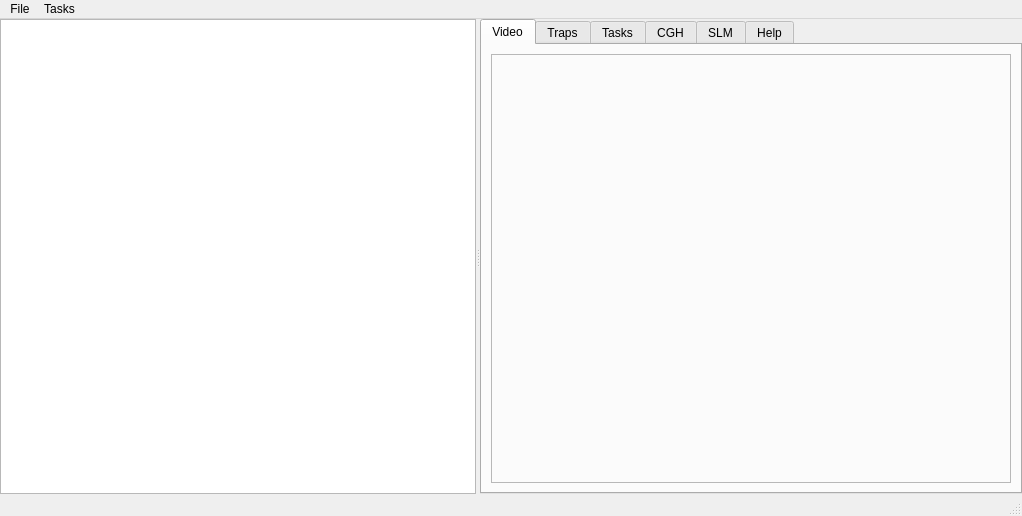
<?xml version="1.0" encoding="UTF-8"?>
<ui version="4.0">
 <class>MainWindow</class>
 <widget class="QMainWindow" name="MainWindow">
  <property name="geometry">
   <rect>
    <x>0</x>
    <y>0</y>
    <width>1022</width>
    <height>516</height>
   </rect>
  </property>
  <property name="windowTitle">
   <string>QHOT</string>
  </property>
  <widget class="QWidget" name="centralwidget">
   <layout class="QVBoxLayout" name="verticalLayout_5">
    <property name="leftMargin">
     <number>0</number>
    </property>
    <property name="topMargin">
     <number>0</number>
    </property>
    <property name="rightMargin">
     <number>0</number>
    </property>
    <property name="bottomMargin">
     <number>0</number>
    </property>
    <item>
     <widget class="QSplitter" name="splitter">
      <property name="orientation">
       <enum>Qt::Horizontal</enum>
      </property>
      <widget class="QHOTScreen" name="screen"/>
      <widget class="QTabWidget" name="tabWidget">
       <property name="currentIndex">
        <number>0</number>
       </property>
       <widget class="QWidget" name="videoTab">
        <attribute name="title">
         <string>Video</string>
        </attribute>
        <layout class="QVBoxLayout" name="verticalLayout_2">
         <item>
          <widget class="QDVRWidget" name="dvr">
           <property name="frameShape">
            <enum>QFrame::StyledPanel</enum>
           </property>
           <property name="frameShadow">
            <enum>QFrame::Raised</enum>
           </property>
          </widget>
         </item>
        </layout>
       </widget>
       <widget class="QWidget" name="trapTab">
        <attribute name="title">
         <string>Traps</string>
        </attribute>
        <layout class="QVBoxLayout" name="verticalLayout_3">
         <item>
          <widget class="QTrapWidget" name="traps">
           <property name="frameShape">
            <enum>QFrame::StyledPanel</enum>
           </property>
           <property name="frameShadow">
            <enum>QFrame::Raised</enum>
           </property>
          </widget>
         </item>
        </layout>
       </widget>
       <widget class="QWidget" name="tasksTab">
        <attribute name="title">
         <string>Tasks</string>
        </attribute>
        <layout class="QVBoxLayout" name="verticalLayout_7">
         <item>
          <widget class="QTaskManagerWidget" name="taskManagerWidget"/>
         </item>
        </layout>
       </widget>
       <widget class="QWidget" name="cghTab">
        <attribute name="title">
         <string>CGH</string>
        </attribute>
        <layout class="QVBoxLayout" name="verticalLayout_4">
         <item>
          <widget class="QCGHTree" name="cghTree">
           <attribute name="headerVisible">
            <bool>false</bool>
           </attribute>
           <column>
            <property name="text">
             <string notr="true">1</string>
            </property>
           </column>
          </widget>
         </item>
        </layout>
       </widget>
       <widget class="QWidget" name="slmTab">
        <attribute name="title">
         <string>SLM</string>
        </attribute>
        <layout class="QVBoxLayout" name="verticalLayout_6">
         <item>
          <widget class="QSLMWidget" name="slmView"/>
         </item>
        </layout>
       </widget>
       <widget class="QWidget" name="helpTab">
        <attribute name="title">
         <string>Help</string>
        </attribute>
        <layout class="QVBoxLayout" name="verticalLayout">
         <item>
          <widget class="QWidget" name="helpButtons" native="true">
           <layout class="QHBoxLayout" name="horizontalLayout">
            <item>
             <widget class="QPushButton" name="helpBack">
              <property name="text">
               <string>Back</string>
              </property>
              <property name="icon">
               <iconset theme="QIcon::ThemeIcon::GoPrevious"/>
              </property>
             </widget>
            </item>
            <item>
             <widget class="QPushButton" name="helpHome">
              <property name="text">
               <string>Home</string>
              </property>
              <property name="icon">
               <iconset theme="QIcon::ThemeIcon::GoHome"/>
              </property>
             </widget>
            </item>
            <item>
             <widget class="QPushButton" name="helpForward">
              <property name="layoutDirection">
               <enum>Qt::RightToLeft</enum>
              </property>
              <property name="text">
               <string>Forward</string>
              </property>
              <property name="icon">
               <iconset theme="QIcon::ThemeIcon::GoNext"/>
              </property>
             </widget>
            </item>
           </layout>
          </widget>
         </item>
         <item>
          <widget class="QTextBrowser" name="helpBrowser"/>
         </item>
        </layout>
       </widget>
      </widget>
     </widget>
    </item>
   </layout>
  </widget>
  <widget class="QMenuBar" name="menubar">
   <property name="geometry">
    <rect>
     <x>0</x>
     <y>0</y>
     <width>1022</width>
     <height>37</height>
    </rect>
   </property>
   <widget class="QMenu" name="menuFile">
    <property name="title">
     <string>File</string>
    </property>
    <widget class="QMenu" name="menuExport">
     <property name="title">
      <string>Export</string>
     </property>
     <addaction name="actionSaveImage"/>
     <addaction name="actionSaveImageAs"/>
     <addaction name="actionSaveHologram"/>
     <addaction name="actionSaveHologramAs"/>
    </widget>
    <widget class="QMenu" name="menuPreferences">
     <property name="title">
      <string>Preferences</string>
     </property>
     <addaction name="actionSaveSettings"/>
     <addaction name="actionRestoreSettings"/>
    </widget>
    <addaction name="actionOpenTraps"/>
    <addaction name="actionSaveTraps"/>
    <addaction name="actionSaveTrapsAs"/>
    <addaction name="separator"/>
    <addaction name="actionOpenQueue"/>
    <addaction name="actionSaveQueue"/>
    <addaction name="actionSaveQueueAs"/>
    <addaction name="separator"/>
    <addaction name="menuExport"/>
    <addaction name="separator"/>
    <addaction name="menuPreferences"/>
    <addaction name="separator"/>
    <addaction name="actionQuit"/>
   </widget>
   <widget class="QMenu" name="menuTasks">
    <property name="title">
     <string>Tasks</string>
    </property>
    <widget class="QTrapMenu" name="menuAddTrap">
     <property name="title">
      <string>Add Trap</string>
     </property>
    </widget>
    <widget class="QueueMenu" name="menuQueue">
     <property name="title">
      <string>Queue</string>
     </property>
    </widget>
    <addaction name="menuAddTrap"/>
    <addaction name="actionClearTraps"/>
    <addaction name="separator"/>
    <addaction name="menuQueue"/>
   </widget>
   <addaction name="menuFile"/>
   <addaction name="menuTasks"/>
  </widget>
  <widget class="QStatusBar" name="statusbar"/>
  <action name="actionOpenTraps">
   <property name="text">
    <string>Open Traps ...</string>
   </property>
  </action>
  <action name="actionSaveTraps">
   <property name="text">
    <string>Save Traps</string>
   </property>
  </action>
  <action name="actionSaveTrapsAs">
   <property name="text">
    <string>Save Traps As ...</string>
   </property>
  </action>
  <action name="actionOpenQueue">
   <property name="text">
    <string>Open Queue ...</string>
   </property>
  </action>
  <action name="actionSaveQueue">
   <property name="text">
    <string>Save Queue</string>
   </property>
  </action>
  <action name="actionSaveQueueAs">
   <property name="text">
    <string>Save Queue As ...</string>
   </property>
  </action>
  <action name="actionSaveImage">
   <property name="text">
    <string>Save Image</string>
   </property>
  </action>
  <action name="actionQuit">
   <property name="text">
    <string>Quit</string>
   </property>
  </action>
  <action name="actionClearTraps">
   <property name="text">
    <string>Clear Traps</string>
   </property>
   <property name="shortcut">
    <string>Ctrl+Backspace</string>
   </property>
  </action>
  <action name="actionRestoreSettings">
   <property name="text">
    <string>Restore Settings</string>
   </property>
  </action>
  <action name="actionSaveSettings">
   <property name="text">
    <string>Save Settings</string>
   </property>
  </action>
  <action name="placeholder">
   <property name="enabled">
    <bool>false</bool>
   </property>
   <property name="text">
    <string>Optical Tweezer</string>
   </property>
  </action>
  <action name="actionSaveImageAs">
   <property name="text">
    <string>Save Image As ...</string>
   </property>
  </action>
  <action name="actionSaveHologram">
   <property name="text">
    <string>Save Hologram</string>
   </property>
  </action>
  <action name="actionSaveHologramAs">
   <property name="text">
    <string>Save Hologram As ...</string>
   </property>
  </action>
 </widget>
 <customwidgets>
  <customwidget>
   <class>QHOTScreen</class>
   <extends>QGraphicsView</extends>
   <header>QHOT.lib.QHOTScreen</header>
   <slots>
    <signal>rendered()</signal>
    <signal>status(str)</signal>
    <slot>clearTraps()</slot>
    <slot>saveImage()</slot>
   </slots>
  </customwidget>
  <customwidget>
   <class>QDVRWidget</class>
   <extends>QFrame</extends>
   <header>QVideo.dvr.QDVRWidget</header>
   <container>1</container>
   <slots>
    <signal>playing(bool)</signal>
   </slots>
  </customwidget>
  <customwidget>
   <class>QTrapWidget</class>
   <extends>QFrame</extends>
   <header>QHOT.lib.traps.QTrapWidget</header>
   <container>1</container>
  </customwidget>
  <customwidget>
   <class>QTaskManagerWidget</class>
   <extends>QWidget</extends>
   <header>QHOT.lib.tasks.QTaskManagerWidget</header>
   <slots>
    <signal>status(str)</signal>
   </slots>
  </customwidget>
  <customwidget>
   <class>QTrapMenu</class>
   <extends>QMenu</extends>
   <header>QHOT.lib.traps.QTrapMenu</header>
  </customwidget>
  <customwidget>
   <class>QueueMenu</class>
   <extends>QMenu</extends>
   <header>QHOT.lib.tasks.QueueMenu</header>
  </customwidget>
  <customwidget>
   <class>QCGHTree</class>
   <extends>QTreeWidget</extends>
   <header>QHOT.lib.holograms.QCGHTree</header>
  </customwidget>
  <customwidget>
   <class>QSLMWidget</class>
   <extends>QGraphicsView</extends>
   <header>QHOT.lib.QSLMWidget</header>
  </customwidget>
 </customwidgets>
 <resources/>
 <connections>
  <connection>
   <sender>actionQuit</sender>
   <signal>triggered()</signal>
   <receiver>MainWindow</receiver>
   <slot>close()</slot>
   <hints>
    <hint type="sourcelabel">
     <x>-1</x>
     <y>-1</y>
    </hint>
    <hint type="destinationlabel">
     <x>510</x>
     <y>257</y>
    </hint>
   </hints>
  </connection>
  <connection>
   <sender>helpBack</sender>
   <signal>clicked()</signal>
   <receiver>helpBrowser</receiver>
   <slot>backward()</slot>
   <hints>
    <hint type="sourcelabel">
     <x>763</x>
     <y>110</y>
    </hint>
    <hint type="destinationlabel">
     <x>851</x>
     <y>297</y>
    </hint>
   </hints>
  </connection>
  <connection>
   <sender>helpHome</sender>
   <signal>clicked()</signal>
   <receiver>helpBrowser</receiver>
   <slot>home()</slot>
   <hints>
    <hint type="sourcelabel">
     <x>847</x>
     <y>110</y>
    </hint>
    <hint type="destinationlabel">
     <x>851</x>
     <y>297</y>
    </hint>
   </hints>
  </connection>
  <connection>
   <sender>helpForward</sender>
   <signal>clicked()</signal>
   <receiver>helpBrowser</receiver>
   <slot>forward()</slot>
   <hints>
    <hint type="sourcelabel">
     <x>935</x>
     <y>110</y>
    </hint>
    <hint type="destinationlabel">
     <x>851</x>
     <y>297</y>
    </hint>
   </hints>
  </connection>
  <connection>
   <sender>helpBrowser</sender>
   <signal>backwardAvailable(bool)</signal>
   <receiver>helpBack</receiver>
   <slot>setEnabled(bool)</slot>
   <hints>
    <hint type="sourcelabel">
     <x>851</x>
     <y>297</y>
    </hint>
    <hint type="destinationlabel">
     <x>763</x>
     <y>110</y>
    </hint>
   </hints>
  </connection>
  <connection>
   <sender>helpBrowser</sender>
   <signal>forwardAvailable(bool)</signal>
   <receiver>helpForward</receiver>
   <slot>setEnabled(bool)</slot>
   <hints>
    <hint type="sourcelabel">
     <x>851</x>
     <y>297</y>
    </hint>
    <hint type="destinationlabel">
     <x>935</x>
     <y>110</y>
    </hint>
   </hints>
  </connection>
  <connection>
   <sender>actionClearTraps</sender>
   <signal>triggered()</signal>
   <receiver>screen</receiver>
   <slot>clearTraps()</slot>
   <hints>
    <hint type="sourcelabel">
     <x>-1</x>
     <y>-1</y>
    </hint>
    <hint type="destinationlabel">
     <x>325</x>
     <y>262</y>
    </hint>
   </hints>
  </connection>
  <connection>
   <sender>actionOpenQueue</sender>
   <signal>triggered()</signal>
   <receiver>MainWindow</receiver>
   <slot>openQueue()</slot>
   <hints>
    <hint type="sourcelabel"><x>-1</x><y>-1</y></hint>
    <hint type="destinationlabel"><x>510</x><y>257</y></hint>
   </hints>
  </connection>
  <connection>
   <sender>actionSaveQueue</sender>
   <signal>triggered()</signal>
   <receiver>MainWindow</receiver>
   <slot>saveQueue()</slot>
   <hints>
    <hint type="sourcelabel"><x>-1</x><y>-1</y></hint>
    <hint type="destinationlabel"><x>510</x><y>257</y></hint>
   </hints>
  </connection>
  <connection>
   <sender>actionSaveQueueAs</sender>
   <signal>triggered()</signal>
   <receiver>MainWindow</receiver>
   <slot>saveQueueAs()</slot>
   <hints>
    <hint type="sourcelabel"><x>-1</x><y>-1</y></hint>
    <hint type="destinationlabel"><x>510</x><y>257</y></hint>
   </hints>
  </connection>
  <connection>
   <sender>actionOpenTraps</sender>
   <signal>triggered()</signal>
   <receiver>MainWindow</receiver>
   <slot>openTraps()</slot>
   <hints>
    <hint type="sourcelabel">
     <x>-1</x>
     <y>-1</y>
    </hint>
    <hint type="destinationlabel">
     <x>510</x>
     <y>257</y>
    </hint>
   </hints>
  </connection>
  <connection>
   <sender>actionSaveTraps</sender>
   <signal>triggered()</signal>
   <receiver>MainWindow</receiver>
   <slot>saveTraps()</slot>
   <hints>
    <hint type="sourcelabel">
     <x>-1</x>
     <y>-1</y>
    </hint>
    <hint type="destinationlabel">
     <x>510</x>
     <y>257</y>
    </hint>
   </hints>
  </connection>
  <connection>
   <sender>actionSaveTrapsAs</sender>
   <signal>triggered()</signal>
   <receiver>MainWindow</receiver>
   <slot>saveTrapsAs()</slot>
   <hints>
    <hint type="sourcelabel">
     <x>-1</x>
     <y>-1</y>
    </hint>
    <hint type="destinationlabel">
     <x>510</x>
     <y>257</y>
    </hint>
   </hints>
  </connection>
  <connection>
   <sender>actionSaveImage</sender>
   <signal>triggered()</signal>
   <receiver>MainWindow</receiver>
   <slot>saveImage()</slot>
   <hints>
    <hint type="sourcelabel">
     <x>-1</x>
     <y>-1</y>
    </hint>
    <hint type="destinationlabel">
     <x>510</x>
     <y>257</y>
    </hint>
   </hints>
  </connection>
  <connection>
   <sender>actionSaveImageAs</sender>
   <signal>triggered()</signal>
   <receiver>MainWindow</receiver>
   <slot>saveImageAs()</slot>
   <hints>
    <hint type="sourcelabel">
     <x>-1</x>
     <y>-1</y>
    </hint>
    <hint type="destinationlabel">
     <x>510</x>
     <y>257</y>
    </hint>
   </hints>
  </connection>
  <connection>
   <sender>actionSaveHologram</sender>
   <signal>triggered()</signal>
   <receiver>MainWindow</receiver>
   <slot>saveHologram()</slot>
   <hints>
    <hint type="sourcelabel">
     <x>-1</x>
     <y>-1</y>
    </hint>
    <hint type="destinationlabel">
     <x>510</x>
     <y>257</y>
    </hint>
   </hints>
  </connection>
  <connection>
   <sender>actionSaveHologramAs</sender>
   <signal>triggered()</signal>
   <receiver>MainWindow</receiver>
   <slot>saveHologramAs()</slot>
   <hints>
    <hint type="sourcelabel">
     <x>-1</x>
     <y>-1</y>
    </hint>
    <hint type="destinationlabel">
     <x>510</x>
     <y>257</y>
    </hint>
   </hints>
  </connection>
  <connection>
   <sender>actionSaveSettings</sender>
   <signal>triggered()</signal>
   <receiver>MainWindow</receiver>
   <slot>saveSettings()</slot>
   <hints>
    <hint type="sourcelabel">
     <x>-1</x>
     <y>-1</y>
    </hint>
    <hint type="destinationlabel">
     <x>510</x>
     <y>257</y>
    </hint>
   </hints>
  </connection>
  <connection>
   <sender>actionRestoreSettings</sender>
   <signal>triggered()</signal>
   <receiver>MainWindow</receiver>
   <slot>restoreSettings()</slot>
   <hints>
    <hint type="sourcelabel">
     <x>-1</x>
     <y>-1</y>
    </hint>
    <hint type="destinationlabel">
     <x>510</x>
     <y>257</y>
    </hint>
   </hints>
  </connection>
  <connection>
   <sender>screen</sender>
   <signal>rendered()</signal>
   <receiver>MainWindow</receiver>
   <slot>_onFrame()</slot>
   <hints>
    <hint type="sourcelabel">
     <x>325</x>
     <y>262</y>
    </hint>
    <hint type="destinationlabel">
     <x>510</x>
     <y>257</y>
    </hint>
   </hints>
  </connection>
 </connections>
 <slots>
  <slot>setStatus(str)</slot>
  <slot>openTraps()</slot>
  <slot>saveTraps()</slot>
  <slot>saveTrapsAs()</slot>
  <slot>saveImage()</slot>
  <slot>saveImageAs()</slot>
  <slot>saveHologram()</slot>
  <slot>saveHologramAs()</slot>
  <slot>saveSettings()</slot>
  <slot>restoreSettings()</slot>
  <slot>_onFrame()</slot>
  <slot>dvrPlayback(bool)</slot>
  <slot>openQueue()</slot>
  <slot>saveQueue()</slot>
  <slot>saveQueueAs()</slot>
 </slots>
</ui>
